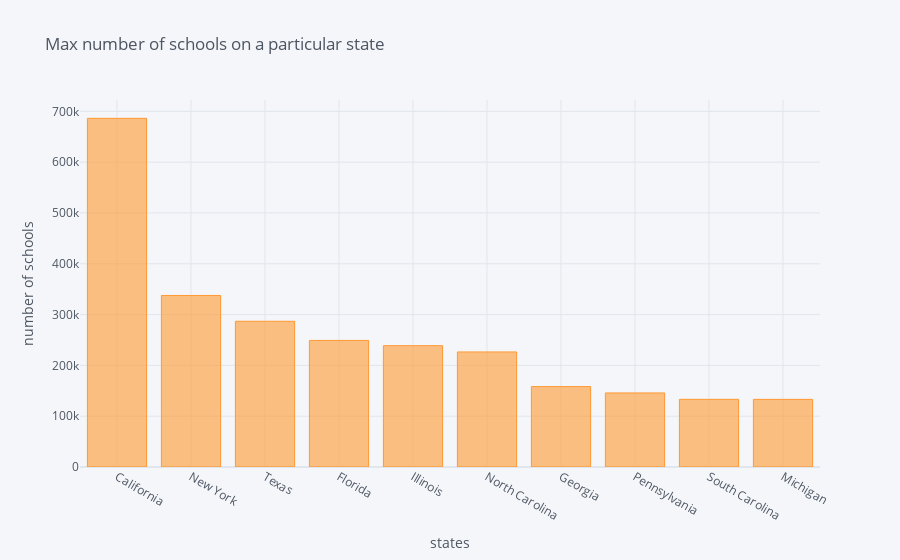

Notebook code cell kept with this figure:
### Code cell
# draw a bar plot to analyse this

s.iplot(kind='bar',
        xTitle='states',
        yTitle='number of schools',
        title='Max number of schools on a particular state')

### Figure 1 — Plotly figure (JSON) as saved in the notebook; plotly's stock layout.template omitted (floating-point values rounded to 4 significant figures)
{"data": [{"marker": {"color": "rgba(255, 153, 51, 0.6)", "line": {"color": "rgba(255, 153, 51, 1.0)", "width": 1}}, "name": "School State", "orientation": "v", "text": "", "type": "bar", "x": ["California", "New York", "Texas", "Florida", "Illinois", "North Carolina", "Georgia", "Pennsylvania", "South Carolina", "Michigan"], "y": [686255, 337606, 286838, 249165, 238831, 226478, 158275, 145750, 133180, 133134]}], "layout": {"legend": {"bgcolor": "#F5F6F9", "font": {"color": "#4D5663"}}, "paper_bgcolor": "#F5F6F9", "plot_bgcolor": "#F5F6F9", "title": {"font": {"color": "#4D5663"}, "text": "Max number of schools on a particular state"}, "xaxis": {"gridcolor": "#E1E5ED", "showgrid": true, "tickfont": {"color": "#4D5663"}, "title": {"font": {"color": "#4D5663"}, "text": "states"}, "zerolinecolor": "#E1E5ED"}, "yaxis": {"gridcolor": "#E1E5ED", "showgrid": true, "tickfont": {"color": "#4D5663"}, "title": {"font": {"color": "#4D5663"}, "text": "number of schools"}, "zerolinecolor": "#E1E5ED"}}}
